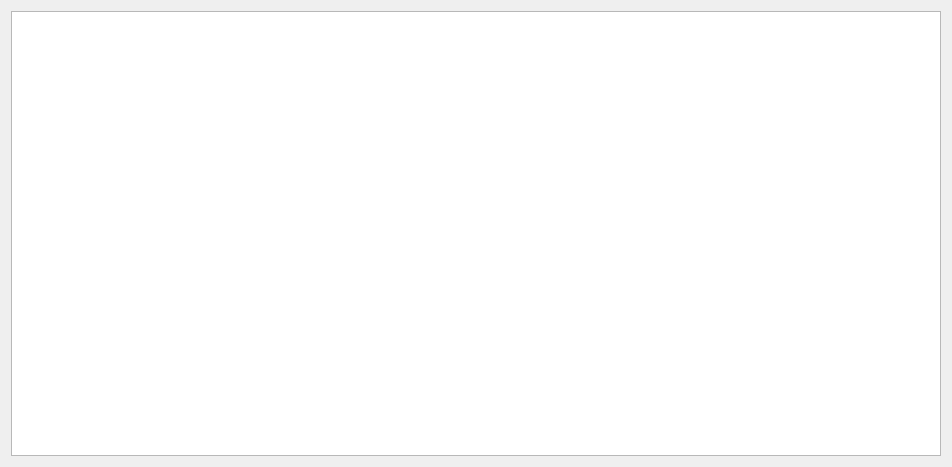
<?xml version="1.0" encoding="UTF-8"?>
<ui version="4.0">
 <class>DataBaseView</class>
 <widget class="QWidget" name="DataBaseView">
  <property name="geometry">
   <rect>
    <x>0</x>
    <y>0</y>
    <width>952</width>
    <height>467</height>
   </rect>
  </property>
  <property name="windowTitle">
   <string>Form</string>
  </property>
  <layout class="QGridLayout" name="gridLayout">
   <item row="0" column="0">
    <widget class="QTableView" name="table"/>
   </item>
  </layout>
 </widget>
 <resources/>
 <connections/>
</ui>
